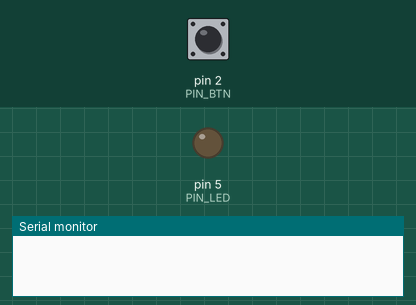
Simulated run of this sketch. Board: Arduino Uno, built with avr-gcc and run on an emulated ATmega328P. Parts: output pins drawn as LEDs (lit = HIGH), the last lines printed to the serial monitor. The test bench sets the inputs (shaded band); at power-on: pin 2 (PIN_BTN) HIGH.

Above: at 1.2 s.
1.3 s: pin 2 (PIN_BTN) pulled LOW for 0.15 s
At 1.8 s:
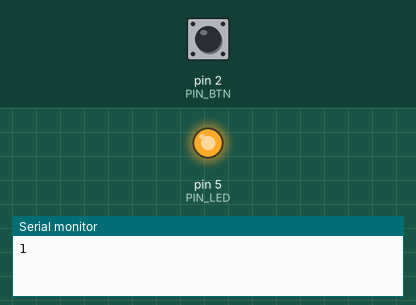
2.9 s: pin 2 (PIN_BTN) pulled LOW for 1 s
At 4.8 s:
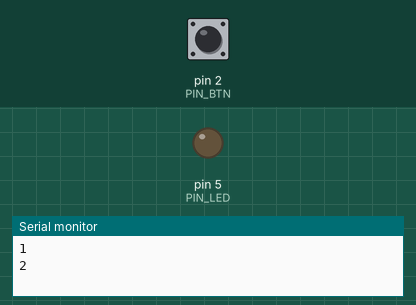
Timing chart, 0 to 12.9 s (numbered marks = the images above; inputs shaded):
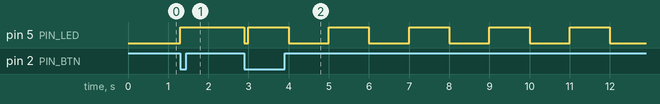

The sketch:

rezimy_s_prepinanim_rezim_0_1_2_3.ino
```cpp
#define PIN_BTN 2
#define PIN_LED 5

int tik = LOW;

void setup() {
  pinMode(PIN_BTN, INPUT_PULLUP);
  pinMode(PIN_LED, OUTPUT);
  Serial.begin(9600);
}

void loop() {
  static int T = 1000;

  tikani(T);

  static unsigned long cas_prepnuti_na_sin = 0;
  static int stav_led = LOW;
  static int rezim = 0;
  static int stav_tlacitka_predchozi = HIGH;
  int stav_tlacitka = digitalRead(PIN_BTN);
  if (stav_tlacitka == LOW && stav_tlacitka_predchozi == HIGH) {
    if (rezim < 4) rezim++;  // rezim += 1;
    else rezim = 0;
    Serial.println(rezim);
    //rezim = (rezim < 4) ? rezim++ : 0;
  }
  stav_tlacitka_predchozi = stav_tlacitka;

  switch (rezim) {
    case 0:  // LED nesvítí
      digitalWrite(PIN_LED, LOW);
      break;
    case 1:  // LED svítí souvisle
      digitalWrite(PIN_LED, HIGH);
      break;
    case 2:  // LED bliká pomalu
      T = 1000;
      if (tik) stav_led = !stav_led;
      digitalWrite(PIN_LED, stav_led);
      break;
    case 3:  // LED bliká rychle
      T = 200;
      if (tik) stav_led = !stav_led;
      digitalWrite(PIN_LED, stav_led);
      cas_prepnuti_na_sin = millis();
      break;
    case 4:  // LED mění plynule intenzitu
      float w = 1/(2*PI);
      unsigned int intenzita;
      intenzita = 255*((-cos(w*(millis() - cas_prepnuti_na_sin)/1000)+1)/2);
      analogWrite(PIN_LED, intenzita); // 0 - 255
      break;
    default:  // neznámý režim

      break;
  }
}

void tikani(int T) {
  unsigned long cas = millis();
  static unsigned long cas_predtim = 0;
  if (cas - cas_predtim >= T) {
    tik = HIGH;
    cas_predtim = cas;
  } else tik = LOW;
}
```

Measured:
- after the input at 1.3 s, pin 5 (PIN_LED): LOW → HIGH at once
- after the input at 2.9 s, pin 5 (PIN_LED): HIGH → LOW at once, then repeats every 2.0 s: HIGH 1.0 s, LOW 1.0 s
